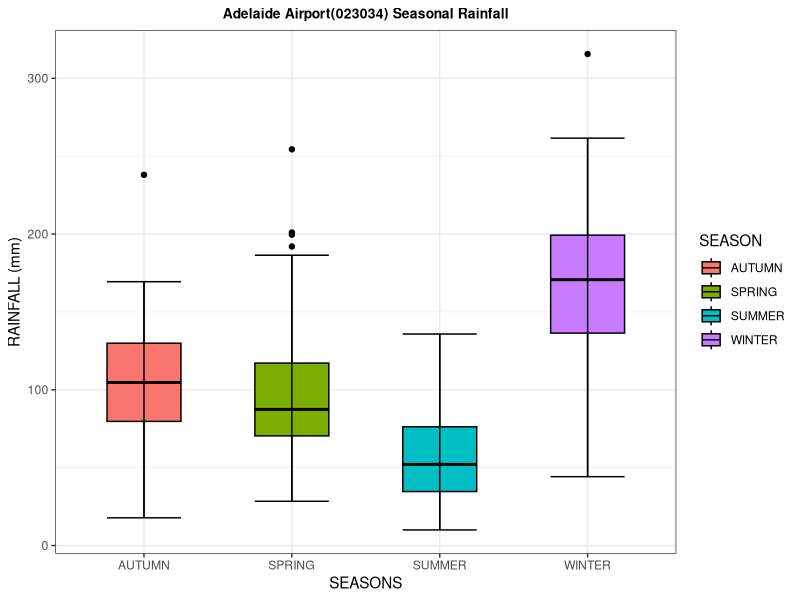
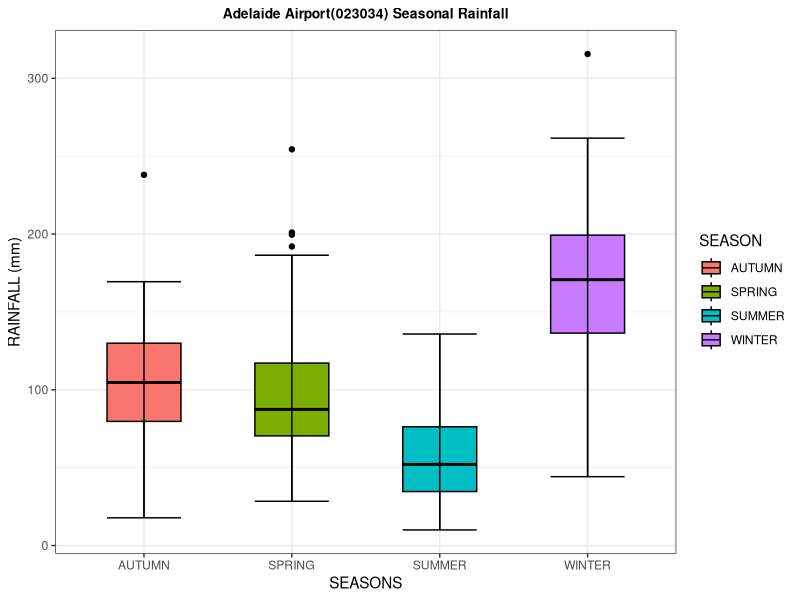

R code for these plots, in order:
# Title: Engineering Data Analytics Project
# Purpose: Seasonal Rainfall Analysis - Adelaide Airport(023034)
# Run this code 

# Load Packages
library(tidyverse)
library(ggplot2)

# setting up the directory
setwd("C:/Users/Admin/OneDrive/Desktop/University/EDA/Project/Data files")

# To confirm the directory
getwd()

# Loading the Data
Data1 = read.csv("IDCJAC0001_023034_Seasonality.csv", na="null")

# To view the data
view(Data1)

# To check column names
names(Data1)

# Data visulaisation for Data1
Data1 %>%
  ggplot(aes(x = SEASON, y = RAINFALL.mm., fill = SEASON)) +
  geom_boxplot(width = 0.5, colour = "black") + 
  stat_boxplot(geom ="errorbar" , width = 0.5) + 
  labs(x = "SEASONS", y = "RAINFALL (mm)") + 
  labs(title = "Adelaide Airport(023034) Seasonal Rainfall") + 
  theme_bw() +
  theme(plot.title = element_text(size = 10, face = "bold", hjust = 0.5))

# To save the plot
ggsave("Project Report 1.png", width = 7 , height = 5 )
   

  
